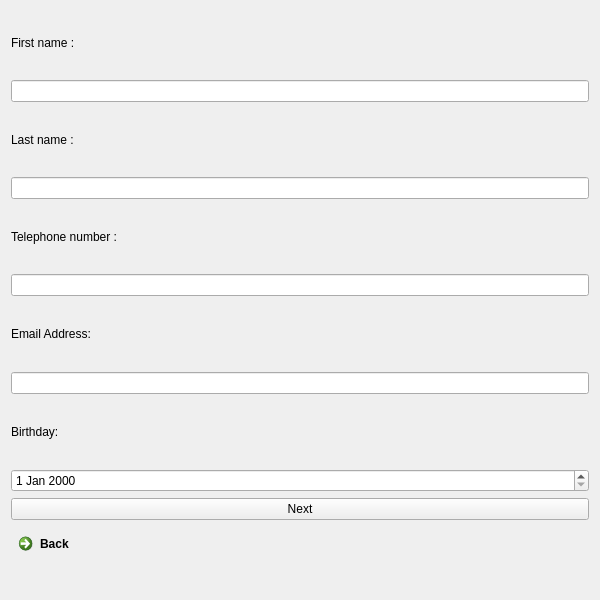
<?xml version="1.0" encoding="UTF-8"?>
<ui version="4.0">
 <class>EnterProfile</class>
 <widget class="QWidget" name="EnterProfile">
  <property name="geometry">
   <rect>
    <x>0</x>
    <y>0</y>
    <width>600</width>
    <height>600</height>
   </rect>
  </property>
  <property name="windowTitle">
   <string>Form</string>
  </property>
  <property name="layoutDirection">
   <enum>Qt::LeftToRight</enum>
  </property>
  <layout class="QVBoxLayout" name="verticalLayout">
   <item>
    <widget class="QLabel" name="label">
     <property name="text">
      <string>First name :</string>
     </property>
    </widget>
   </item>
   <item>
    <widget class="QLineEdit" name="lineEdit_firstName"/>
   </item>
   <item>
    <widget class="QLabel" name="label_2">
     <property name="text">
      <string>Last name :</string>
     </property>
    </widget>
   </item>
   <item>
    <widget class="QLineEdit" name="lineEdit_lastName"/>
   </item>
   <item>
    <widget class="QLabel" name="label_3">
     <property name="text">
      <string>Telephone number :</string>
     </property>
    </widget>
   </item>
   <item>
    <widget class="QLineEdit" name="lineEdit_telNum"/>
   </item>
   <item>
    <widget class="QLabel" name="label_4">
     <property name="text">
      <string>Email Address:</string>
     </property>
    </widget>
   </item>
   <item>
    <widget class="QLineEdit" name="lineEdit_emailAdd"/>
   </item>
   <item>
    <widget class="QLabel" name="label_6">
     <property name="text">
      <string>Birthday:</string>
     </property>
    </widget>
   </item>
   <item>
    <widget class="QDateEdit" name="dateEdit_birthday">
     <property name="layoutDirection">
      <enum>Qt::LeftToRight</enum>
     </property>
     <property name="keyboardTracking">
      <bool>true</bool>
     </property>
     <property name="dateTime">
      <datetime>
       <hour>0</hour>
       <minute>0</minute>
       <second>0</second>
       <year>2000</year>
       <month>1</month>
       <day>1</day>
      </datetime>
     </property>
    </widget>
   </item>
   <item>
    <widget class="QPushButton" name="next_Button">
     <property name="text">
      <string>Next</string>
     </property>
    </widget>
   </item>
   <item>
    <widget class="QCommandLinkButton" name="back_Button">
     <property name="text">
      <string>Back</string>
     </property>
    </widget>
   </item>
  </layout>
 </widget>
 <resources/>
 <connections/>
</ui>
